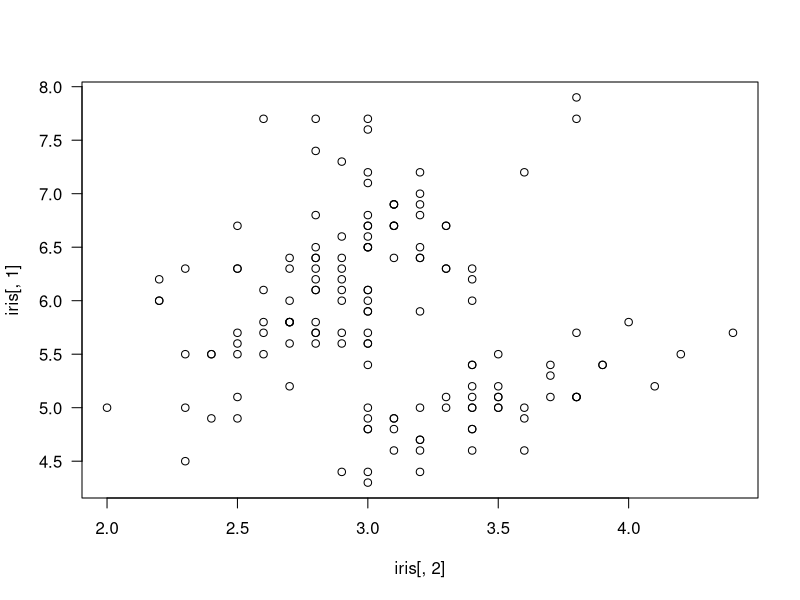

Source code (R):
## ---- chunk 1

data(iris)

plot(iris[ , 1] ~ iris[ , 2], pch = 21, las = 1)

